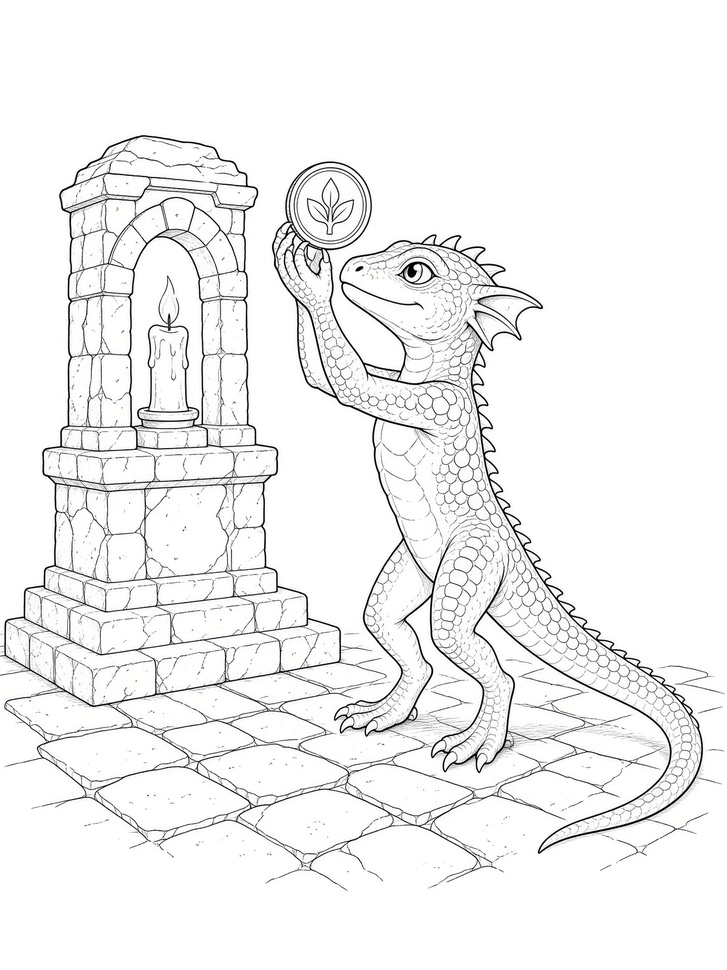
#> input picture web/proof-pages/I-02-kobold-shrine.jpg, 727 x 970 px, shrunk from 1200 x 1600 before the run
$ python fill_ceiling_hole.py ../web/proof-pages/I-02-kobold-shrine.jpg out.png
#> lines starting #> are read from the running program, lines starting #| are printed output that depends on the picture
"""Draw colorable joists into the blank ceiling hole of an existing page.

Does not call Flux. Edits the local PNG only.
"""

from __future__ import annotations

import sys
from pathlib import Path

from PIL import Image


def fill_hole(src: Path, dest: Path) -> None:
    image = Image.open(src).convert("RGB")
#> image is the input picture: PIL image 727x970 RGB; mean R, G, B 242.8, 242.8, 242.7
    width, height = image.size
#> width = 727; height = 970

    top = 0
    bottom = int(height * 0.22)
#> bottom = 213
    left = int(width * 0.18)
#> left = 130
    right = int(width * 0.82)
#> right = 596

    def is_blank(x: int, y: int) -> bool:
        r, g, b = image.getpixel((x, y))
        return r > 240 and g > 240 and b > 240

    joist_xs = [
        int(width * 0.28),
        int(width * 0.40),
        int(width * 0.52),
        int(width * 0.64),
    ]
#> joist_xs = [203, 290, 378, 465]
    for x in joist_xs:
        for y in range(top + 8, bottom):
            if 2 <= x < width - 2 and is_blank(x, y):
                image.putpixel((max(0, x - 4), y), (0, 0, 0))
                image.putpixel((min(width - 1, x + 4), y), (0, 0, 0))
#> this loop made 4 passes

    for y in range(top + 12, bottom - 4, 18):
        for x in range(left, right):
            if is_blank(x, y):
                image.putpixel((x, y), (0, 0, 0))
#> this loop made 11 passes
#> y on passes 1 to 11: 12, 30, 48, 66, 84, 102, 120, 138, 156, 174, 192
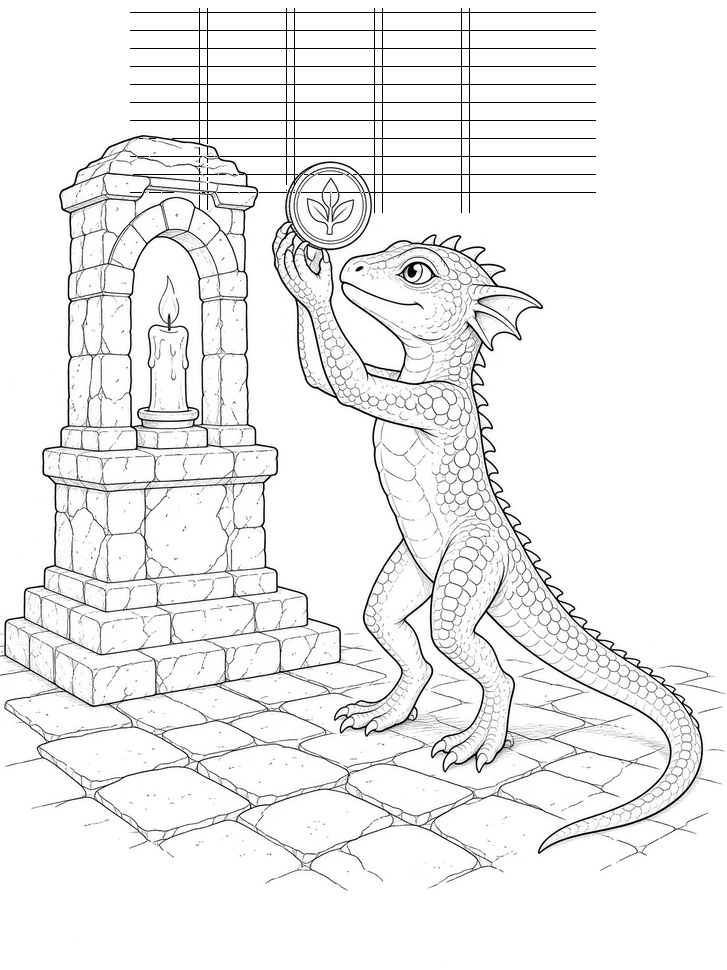
#> image: PIL image 727x970 RGB; mean R, G, B 240.5, 240.5, 240.4

    dest.parent.mkdir(parents=True, exist_ok=True)
    image.save(dest)
    print(f"Saved {dest}")


def main() -> int:
    if len(sys.argv) < 2:
        print("Usage: python scripts/fill_ceiling_hole.py web/kdp-pages/I-08.png")
        return 2
    src = Path(sys.argv[1])
    dest = Path(sys.argv[2]) if len(sys.argv) > 2 else src.with_name(src.stem + "-filled.png")
    fill_hole(src, dest)
    return 0


if __name__ == "__main__":
    raise SystemExit(main())
#> (the program exits here)

$ run again, on web/proof-pages/I-04-goblin-warrior.jpg
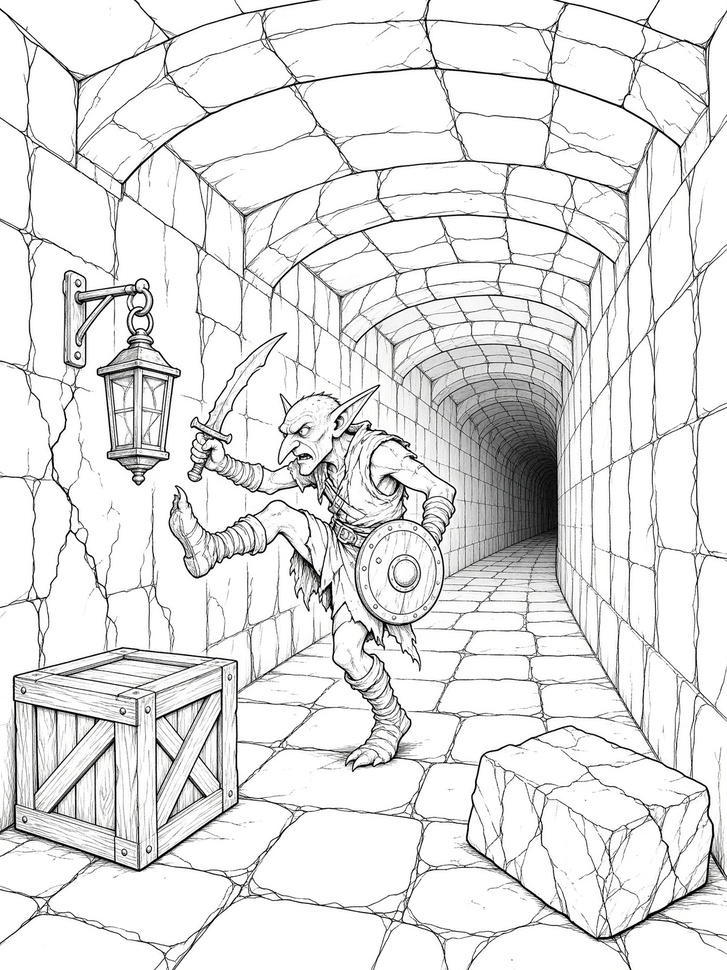
#> input picture web/proof-pages/I-04-goblin-warrior.jpg, 727 x 970 px, shrunk from 1200 x 1600 before the run
#> in fill_hole, image is the input picture: PIL image 727x970 RGB; mean R, G, B 228.9, 228.9, 228.7
#> the loop in fill_hole, `for x in joist_xs:` made 4 passes
#> the loop in fill_hole, `for y in range(top + 12, bottom - 4, 18):` made 11 passes
#> y on passes 1 to 8: 12, 30, 48, 66, 84, 102, 120, 138
#> after the loop in fill_hole, `for y in range(top + 12, bottom - 4, 18):`:
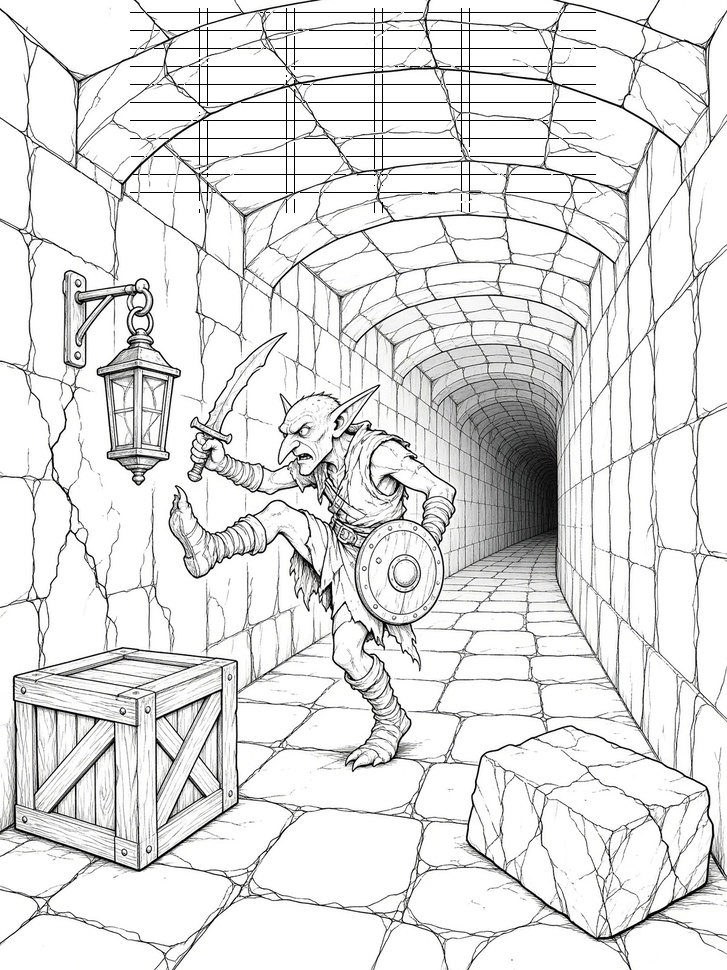
#> image: PIL image 727x970 RGB; mean R, G, B 226.8, 226.8, 226.7

$ run again, on web/proof-pages/I-05-goblin-boss.jpg
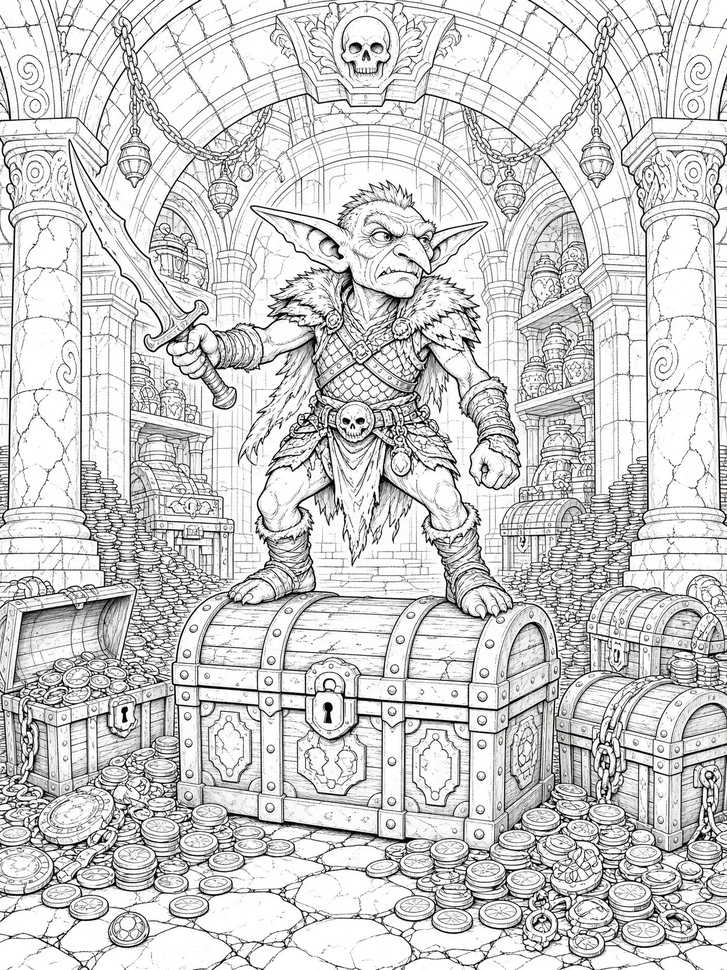
#> input picture web/proof-pages/I-05-goblin-boss.jpg, 727 x 970 px, shrunk from 1200 x 1600 before the run
#> in fill_hole, image is the input picture: PIL image 727x970 RGB; mean R, G, B 207.6, 207.6, 207
#> the loop in fill_hole, `for x in joist_xs:` made 4 passes
#> the loop in fill_hole, `for y in range(top + 12, bottom - 4, 18):` made 11 passes
#> y on passes 1 to 8: 12, 30, 48, 66, 84, 102, 120, 138
#> after the loop in fill_hole, `for y in range(top + 12, bottom - 4, 18):`:
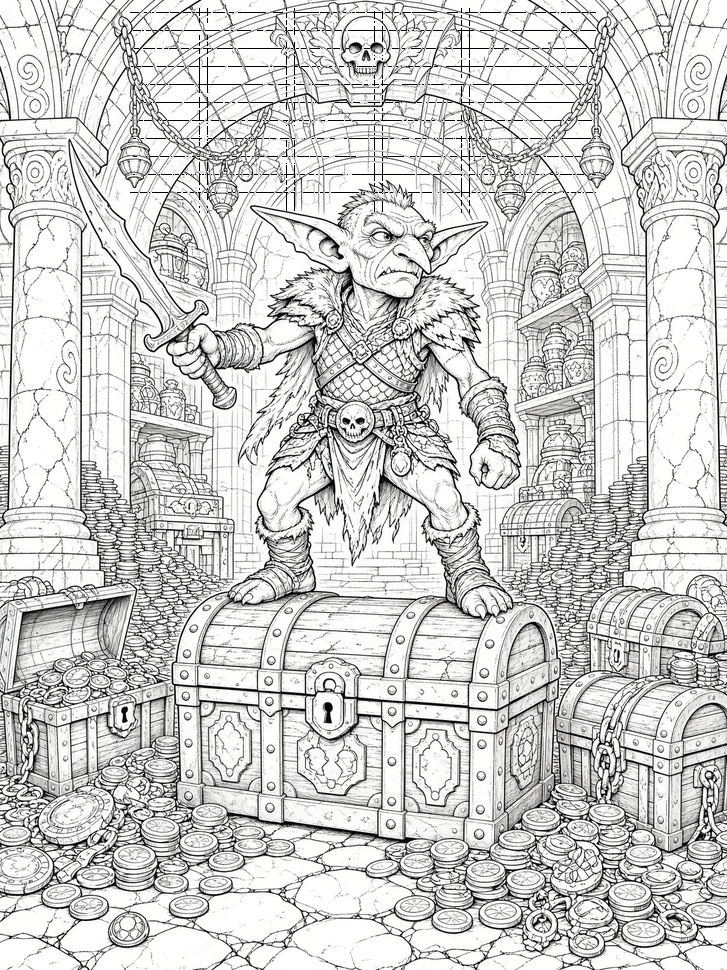
#> image: PIL image 727x970 RGB; mean R, G, B 206.1, 206.1, 205.5

$ run again, on web/proof-pages/I-08-bugbear.jpg
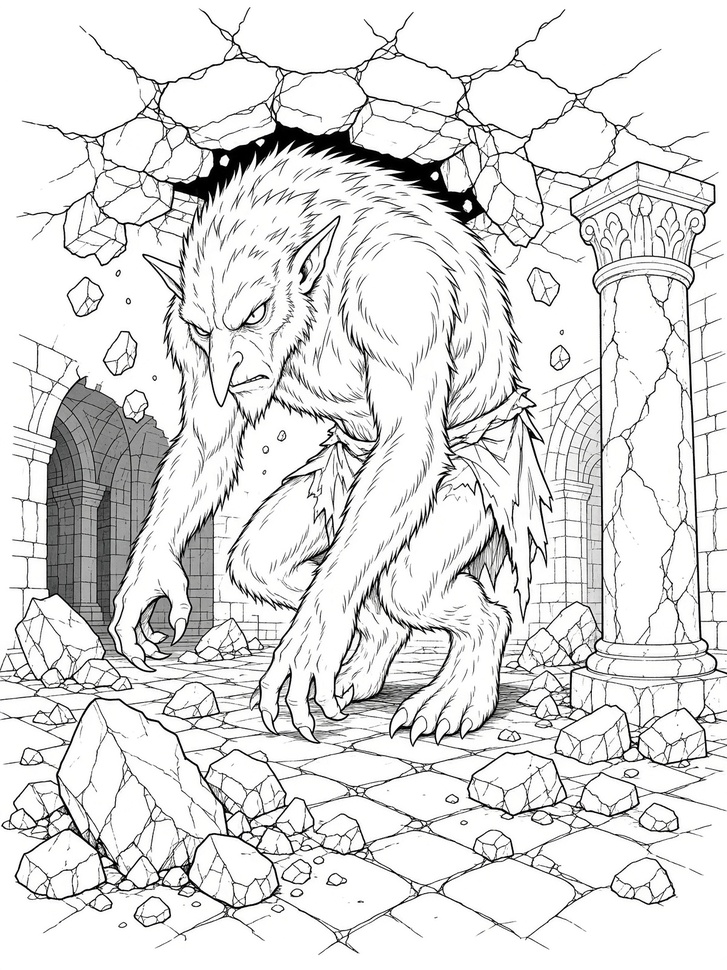
#> input picture web/proof-pages/I-08-bugbear.jpg, 727 x 970 px, shrunk from 1200 x 1600 before the run
#> in fill_hole, image is the input picture: PIL image 727x970 RGB; mean R, G, B 224.5, 224.5, 224.3
#> the loop in fill_hole, `for x in joist_xs:` made 4 passes
#> the loop in fill_hole, `for y in range(top + 12, bottom - 4, 18):` made 11 passes
#> y on passes 1 to 8: 12, 30, 48, 66, 84, 102, 120, 138
#> after the loop in fill_hole, `for y in range(top + 12, bottom - 4, 18):`:
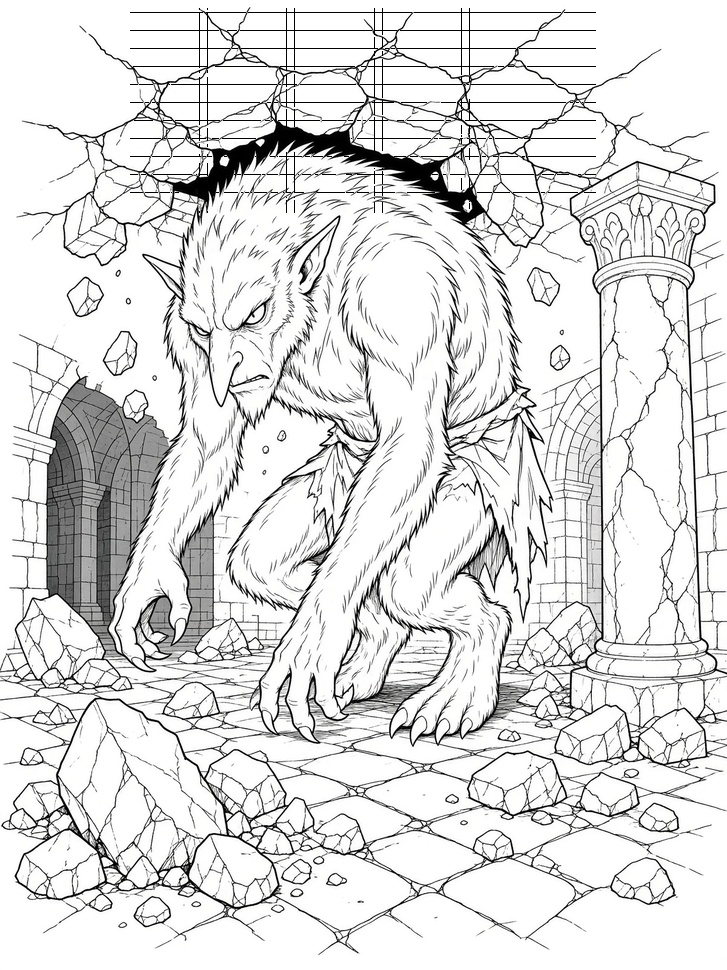
#> image: PIL image 727x970 RGB; mean R, G, B 222.6, 222.6, 222.4
